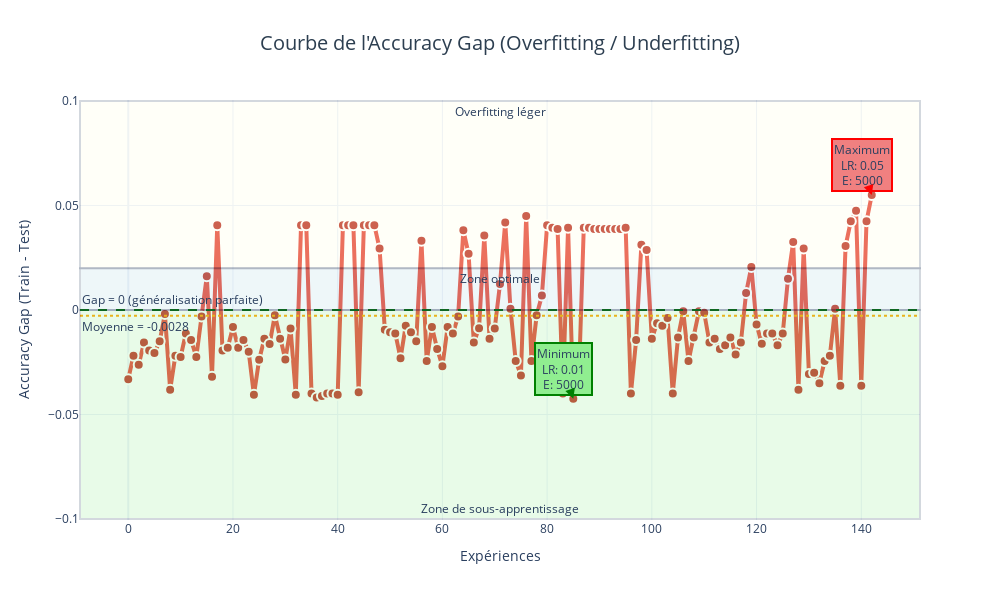

Here is the notebook cell this chart was saved with:
### Code cell
fig = go.Figure()

# Courbe principale de l'accuracy gap
fig.add_trace(go.Scatter(
    x=list(range(len(df))),
    y=df['accuracy_gap'],
    mode='lines+markers',
    name='Accuracy Gap',
    line=dict(color='#e74c3c', width=4),
    marker=dict(size=10, color='#c0392b', line=dict(width=2, color='white')),
    hovertemplate='<b>Expérience %{x}</b><br>' +
                  'Accuracy Gap: %{y:.4f}<br>' +
                  'Learning Rate: %{customdata[0]}<br>' +
                  'Époques: %{customdata[1]}<br>' +
                  '<extra></extra>',
    customdata=list(zip(df['learning_rate'], df['epochs']))
))

# Ligne de référence à 0 (pas d'overfitting)
fig.add_hline(y=0, line_dash="dash", line_color="green", line_width=2,
              annotation_text="Gap = 0 (généralisation parfaite)", 
              annotation_position="top left")

# Ligne de la moyenne
mean_gap = df['accuracy_gap'].mean()
fig.add_hline(y=mean_gap, line_dash="dot", line_color="orange", line_width=2,
              annotation_text=f"Moyenne = {mean_gap:.4f}", 
              annotation_position="bottom left")

# Colorer le fond selon les zones d'overfitting
fig.add_hrect(y0=-0.1, y1=0, fillcolor="lightgreen", opacity=0.2, 
              annotation_text="Zone de sous-apprentissage", annotation_position="inside bottom")
fig.add_hrect(y0=0, y1=0.02, fillcolor="lightblue", opacity=0.2,
              annotation_text="Zone optimale", annotation_position="inside top")
fig.add_hrect(y0=0.02, y1=0.1, fillcolor="lightyellow", opacity=0.2,
              annotation_text="Overfitting léger", annotation_position="inside top")

# Annoter les points extrêmes
min_gap_idx = df['accuracy_gap'].idxmin()
max_gap_idx = df['accuracy_gap'].idxmax()

fig.add_annotation(
    x=min_gap_idx, y=df.loc[min_gap_idx, 'accuracy_gap'],
    text=f"Minimum<br>LR: {df.loc[min_gap_idx, 'learning_rate']}<br>E: {df.loc[min_gap_idx, 'epochs']}",
    showarrow=True, arrowhead=2, arrowcolor="green", arrowwidth=2,
    bgcolor="lightgreen", bordercolor="green", borderwidth=2
)

fig.add_annotation(
    x=max_gap_idx, y=df.loc[max_gap_idx, 'accuracy_gap'],
    text=f"Maximum<br>LR: {df.loc[max_gap_idx, 'learning_rate']}<br>E: {df.loc[max_gap_idx, 'epochs']}",
    showarrow=True, arrowhead=2, arrowcolor="red", arrowwidth=2,
    bgcolor="lightcoral", bordercolor="red", borderwidth=2
)

# Mise en forme
fig.update_layout(
    title={
        'text': 'Courbe de l\'Accuracy Gap (Overfitting / Underfitting)',
        'x': 0.5,
        'font': {'size': 20, 'color': '#2c3e50'}
    },
    xaxis_title='Expériences',
    yaxis_title='Accuracy Gap (Train - Test)',
    template='plotly_white',
    height=600,
    width=1000,
    hovermode='x unified',
    font=dict(size=12),
    legend=dict(
        orientation="h",
        yanchor="bottom",
        y=1.02,
        xanchor="right",
        x=1
    )
)

# # Ajouter des étiquettes sur l'axe X
# fig.update_xaxis(
#     tickmode='array',
#     tickvals=list(range(len(df))),
#     ticktext=[f"Exp {i+1}" for i in range(len(df))],
#     tickangle=45
# )

fig.show()

### Figure 1 — Plotly figure (JSON) as saved in the notebook; plotly's stock layout.template omitted (floating-point values rounded to 4 significant figures; data arrays with more than 128 entries replaced by an {"elided": "..."} marker saying what was removed)
{"data": [{"customdata": {"elided": "143x2 float values"}, "hovertemplate": "<b>Expérience %{x}</b><br>Accuracy Gap: %{y:.4f}<br>Learning Rate: %{customdata[0]}<br>Époques: %{customdata[1]}<br><extra></extra>", "line": {"color": "#e74c3c", "width": 4}, "marker": {"color": "#c0392b", "line": {"color": "white", "width": 2}, "size": 10}, "mode": "lines+markers", "name": "Accuracy Gap", "type": "scatter", "x": {"elided": "143 int values"}, "y": {"elided": "143 float values"}}], "layout": {"annotations": [{"showarrow": false, "text": "Gap = 0 (généralisation parfaite)", "x": 0, "xanchor": "left", "xref": "x domain", "y": 0, "yanchor": "bottom", "yref": "y"}, {"showarrow": false, "text": "Moyenne = -0.0028", "x": 0, "xanchor": "left", "xref": "x domain", "y": -0.002785, "yanchor": "top", "yref": "y"}, {"showarrow": false, "text": "Zone de sous-apprentissage", "x": 0.5, "xanchor": "center", "xref": "x domain", "y": -0.1, "yanchor": "bottom", "yref": "y"}, {"showarrow": false, "text": "Zone optimale", "x": 0.5, "xanchor": "center", "xref": "x domain", "y": 0.02, "yanchor": "top", "yref": "y"}, {"showarrow": false, "text": "Overfitting léger", "x": 0.5, "xanchor": "center", "xref": "x domain", "y": 0.1, "yanchor": "top", "yref": "y"}, {"arrowcolor": "green", "arrowhead": 2, "arrowwidth": 2, "bgcolor": "lightgreen", "bordercolor": "green", "borderwidth": 2, "showarrow": true, "text": "Minimum<br>LR: 0.01<br>E: 5000", "x": 85, "y": -0.0425}, {"arrowcolor": "red", "arrowhead": 2, "arrowwidth": 2, "bgcolor": "lightcoral", "bordercolor": "red", "borderwidth": 2, "showarrow": true, "text": "Maximum<br>LR: 0.05<br>E: 5000", "x": 142, "y": 0.055}], "font": {"size": 12}, "height": 600, "hovermode": "x unified", "legend": {"orientation": "h", "x": 1, "xanchor": "right", "y": 1.02, "yanchor": "bottom"}, "shapes": [{"line": {"color": "green", "dash": "dash", "width": 2}, "type": "line", "x0": 0, "x1": 1, "xref": "x domain", "y0": 0, "y1": 0, "yref": "y"}, {"line": {"color": "orange", "dash": "dot", "width": 2}, "type": "line", "x0": 0, "x1": 1, "xref": "x domain", "y0": -0.002785, "y1": -0.002785, "yref": "y"}, {"fillcolor": "lightgreen", "opacity": 0.2, "type": "rect", "x0": 0, "x1": 1, "xref": "x domain", "y0": -0.1, "y1": 0, "yref": "y"}, {"fillcolor": "lightblue", "opacity": 0.2, "type": "rect", "x0": 0, "x1": 1, "xref": "x domain", "y0": 0, "y1": 0.02, "yref": "y"}, {"fillcolor": "lightyellow", "opacity": 0.2, "type": "rect", "x0": 0, "x1": 1, "xref": "x domain", "y0": 0.02, "y1": 0.1, "yref": "y"}], "title": {"font": {"color": "#2c3e50", "size": 20}, "text": "Courbe de l'Accuracy Gap (Overfitting / Underfitting)", "x": 0.5}, "width": 1000, "xaxis": {"title": {"text": "Expériences"}}, "yaxis": {"title": {"text": "Accuracy Gap (Train - Test)"}}}}
